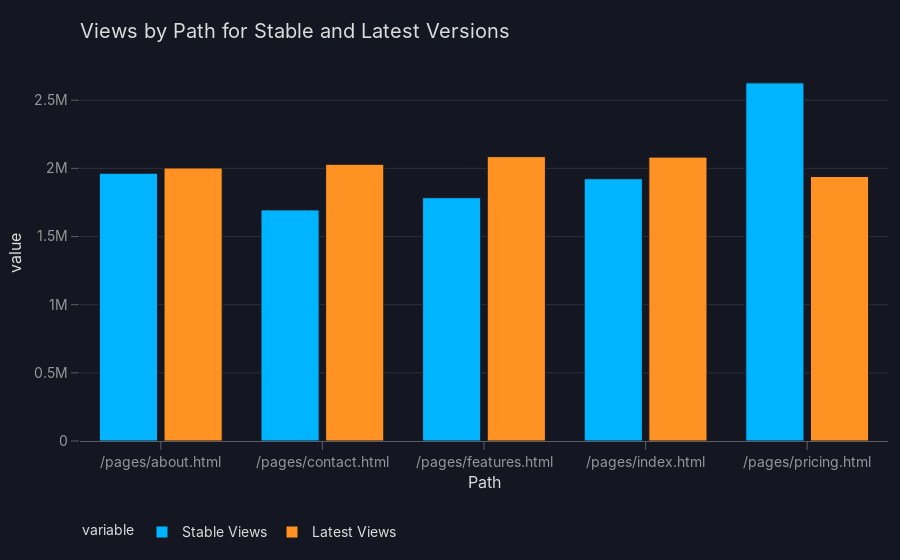

The notebook cell this image was saved under:
### Code cell
vizro_ai = VizroAI()
vizro_ai.plot(df, "Collate rows of data for Path where Version==stable and likewise where Version == latest. Create a chart with bars for the total Views of each page for stable and for latest. ", explain=True)

### Figure 1 — Plotly figure (JSON) as saved in the notebook; plotly's stock layout.template omitted (floating-point values rounded to 4 significant figures)
{"data": [{"alignmentgroup": "True", "hovertemplate": "variable=Stable Views<br>Path=%{x}<br>value=%{y}<extra></extra>", "legendgroup": "Stable Views", "marker": {"color": "#00b4ff", "pattern": {"shape": ""}}, "name": "Stable Views", "offsetgroup": "Stable Views", "orientation": "v", "showlegend": true, "textposition": "auto", "type": "bar", "x": ["/pages/about.html", "/pages/contact.html", "/pages/features.html", "/pages/index.html", "/pages/pricing.html"], "xaxis": "x", "y": [1964890, 1695591, 1785324, 1924349, 2627655], "yaxis": "y"}, {"alignmentgroup": "True", "hovertemplate": "variable=Latest Views<br>Path=%{x}<br>value=%{y}<extra></extra>", "legendgroup": "Latest Views", "marker": {"color": "#ff9222", "pattern": {"shape": ""}}, "name": "Latest Views", "offsetgroup": "Latest Views", "orientation": "v", "showlegend": true, "textposition": "auto", "type": "bar", "x": ["/pages/about.html", "/pages/contact.html", "/pages/features.html", "/pages/index.html", "/pages/pricing.html"], "xaxis": "x", "y": [2003251, 2030364, 2086249, 2082758, 1940519], "yaxis": "y"}], "layout": {"autosize": true, "barmode": "group", "legend": {"title": {"text": "variable"}, "tracegroupgap": 0}, "title": {"text": "Views by Path for Stable and Latest Versions"}, "xaxis": {"anchor": "y", "autorange": true, "domain": [0, 1], "range": [-0.5, 4.5], "title": {"text": "Path"}, "type": "category"}, "yaxis": {"anchor": "x", "autorange": true, "domain": [0, 1], "range": [0, 2766000.0], "title": {"text": "value"}, "type": "linear"}}}
